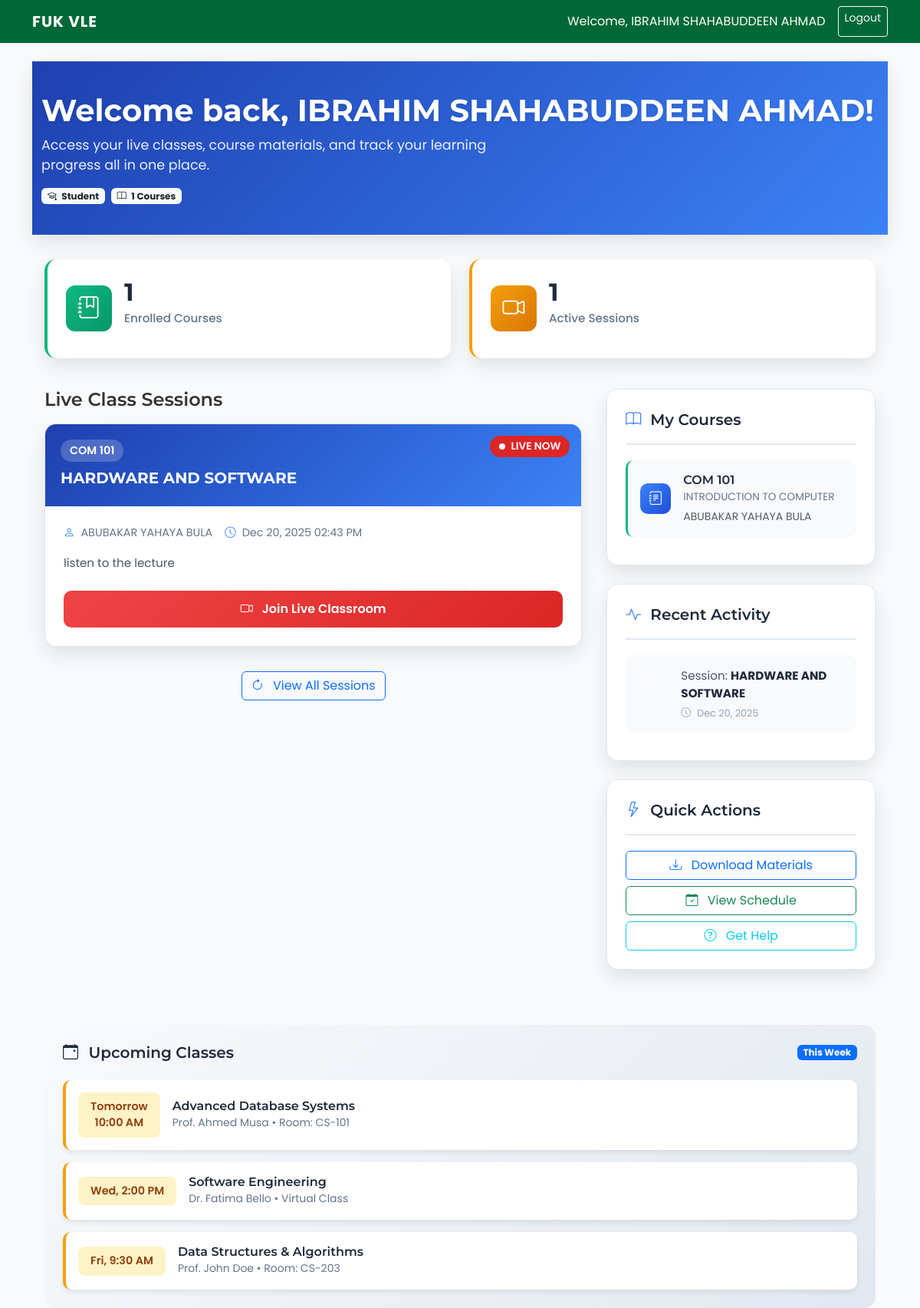
The app's page /student_dashboard.php (signed in) with its own data.
### tables this page shows
CREATE TABLE `sessions` (
  `id` int(11) NOT NULL,
  `course_id` int(11) NOT NULL,
  `title` varchar(150) NOT NULL,
  `description` text DEFAULT NULL,
  `meeting_id` varchar(50) NOT NULL,
  `created_at` timestamp NOT NULL DEFAULT current_timestamp()
);

CREATE TABLE `courses` (
  `id` int(11) NOT NULL,
  `course_code` varchar(20) NOT NULL,
  `course_title` varchar(100) NOT NULL,
  `staff_id` int(11) NOT NULL
);

CREATE TABLE `users` (
  `id` int(11) NOT NULL,
  `fullname` varchar(100) NOT NULL,
  `email` varchar(100) NOT NULL,
  `password` varchar(255) NOT NULL,
  `role` enum('student','staff') NOT NULL,
  `created_at` timestamp NOT NULL DEFAULT current_timestamp()
);

### student_dashboard.php (the view, shortened to what this page needs)
<?php
include 'db.php';
include 'header.php';
$student_id = $_SESSION['user_id'];
$student_name = $_SESSION['fullname'];
$courses_query = $conn->query("
    SELECT c.*, u.fullname as instructor
    FROM courses c
    JOIN enrollments e ON c.id = e.course_id
    JOIN users u ON c.staff_id = u.id
    WHERE e.student_id = $student_id
    ORDER BY c.course_code
");
if ($courses_query === false) {
    $course_count = 0;
    $courses_data = [];
    echo "<div class='alert alert-danger'>Error loading courses: " . $conn->error . "</div>";
} else {
    $course_count = $courses_query->num_rows;
    $courses_data = $courses_query->fetch_all(MYSQLI_ASSOC);
}
$sessions_query = $conn->query("
    SELECT s.*, c.course_code, c.course_title, u.fullname as instructor
    FROM sessions s
    JOIN courses c ON s.course_id = c.id
    JOIN users u ON c.staff_id = u.id
    JOIN enrollments e ON c.id = e.course_id
    WHERE e.student_id = $student_id
    ORDER BY s.created_at DESC
    LIMIT 6
");
if ($sessions_query === false) {
    $session_count = 0;
    $sessions_data = [];
    echo "<div class='alert alert-danger'>Error loading sessions: " . $conn->error . "</div>";
} else {
    $session_count = $sessions_query->num_rows;
    $sessions_data = $sessions_query->fetch_all(MYSQLI_ASSOC);
}
$recent_activity_query = $conn->query("
    SELECT 'session_joined' as type, s.title, s.created_at, c.course_code
    FROM sessions s
    JOIN courses c ON s.course_id = c.id
    JOIN enrollments e ON c.id = e.course_id
    WHERE e.student_id = $student_id
    ORDER BY s.created_at DESC
    LIMIT 5
");
if ($recent_activity_query === false) {
    $recent_activity_data = [];
    echo "<div class='alert alert-danger'>Error loading recent activity: " . $conn->error . "</div>";
} else {
    $recent_activity_data = $recent_activity_query->fetch_all(MYSQLI_ASSOC);
}
?>
<!DOCTYPE html>
<html lang="en">
<head>
    <link href="https://cdn.jsdelivr.net/npm/bootstrap@5.3.0/dist/css/bootstrap.min.css" rel="stylesheet">
    <link rel="stylesheet" href="https://cdn.jsdelivr.net/npm/bootstrap-icons@1.10.0/font/bootstrap-icons.css">
</head>
<body>
    <div class="student-header">
        <div class="container">
            <div class="welcome-student">
                <h1>Welcome back, <?php echo htmlspecialchars($student_name); ?>!</h1>
                <p>Access your live classes, course materials, and track your learning progress all in one place.</p>
                <div class="d-flex gap-2 mt-3">
                    <span class="badge bg-light text-dark">
                        <i class="bi bi-mortarboard me-1"></i> Student
                    </span>
                    <span class="badge bg-light text-dark">
                        <i class="bi bi-book me-1"></i> <?php echo $course_count; ?> Courses
                    </span>
                </div>
            </div>
        </div>
    </div>
    <div class="container dashboard-container">
        <div class="student-stats">
            <div class="stat-card courses">
                <div class="stat-icon">
                    <i class="bi bi-journal-bookmark"></i>
                </div>
                <div class="stat-content">
                    <h3><?php echo $course_count; ?></h3>
                    <p>Enrolled Courses</p>
                </div>
            </div>
            <div class="stat-card sessions">
                <div class="stat-icon">
                    <i class="bi bi-camera-video"></i>
                </div>
                <div class="stat-content">
                    <h3><?php echo $session_count; ?></h3>
                    <p>Active Sessions</p>
                </div>
            </div>
        </div>
        <div class="dashboard-grid">
            <div>
                <h4 class="mb-3">Live Class Sessions</h4>
                <?php if ($session_count > 0): ?>
                    <div class="sessions-grid">
                        <?php foreach ($sessions_data as $sess): ?>
                        <div class="session-card">
                            <div class="session-header">
                                <span class="course-code"><?php echo htmlspecialchars($sess['course_code']); ?></span>
                                <div class="live-badge">LIVE NOW</div>
                                <h3 class="session-title"><?php echo htmlspecialchars($sess['title']); ?></h3>
                            </div>
                            <div class="session-body">
                                <div class="session-meta">
                                    <div class="session-meta-item">
                                        <i class="bi bi-person"></i>
                                        <span><?php echo htmlspecialchars($sess['instructor']); ?></span>
                                    </div>
                                    <div class="session-meta-item">
                                        <i class="bi bi-clock"></i>
                                        <span><?php echo date('M d, Y h:i A', strtotime($sess['created_at'])); ?></span>
                                    </div>
                                </div>
                                <?php if (!empty($sess['description'])): ?>
                                <div class="session-description">
                                    <p><?php echo nl2br(htmlspecialchars(substr($sess['description'], 0, 200))); ?><?php echo strlen($sess['description']) > 200 ? '...' : ''; ?></p>
                                </div>
                                <?php endif; ?>
                                <a href="live_classroom.php?room=<?php echo $sess['meeting_id']; ?>&title=<?php echo urlencode($sess['title']); ?>&code=<?php echo urlencode($sess['course_code']); ?>"
                                   class="btn-join" target="_blank">
                                   <i class="bi bi-camera-video"></i>
                                   Join Live Classroom
                                </a>
                            </div>
                        </div>
                        <?php endforeach; ?>
                    </div>
                    <div class="text-center mt-4">
                        <a href="#" class="btn btn-outline-primary">
                            <i class="bi bi-arrow-clockwise me-2"></i> View All Sessions
                        </a>
                    </div>
                <?php endif; ?>
            </div>
            <div>
                <div class="sidebar-card">
                    <div class="sidebar-title">
                        <i class="bi bi-book"></i>
                        <h5>My Courses</h5>
                    </div>
                    <?php if ($course_count > 0): ?>
                        <ul class="courses-list">
                            <?php
                            foreach ($courses_data as $course):
                            ?>
                            <li class="course-item">
                                <div class="course-icon">
                                    <i class="bi bi-journal-text"></i>
                                </div>
                                <div class="course-info">
                                    <h6><?php echo htmlspecialchars($course['course_code']); ?></h6>
                                    <small><?php echo htmlspecialchars(substr($course['course_title'], 0, 40)); ?><?php echo strlen($course['course_title']) > 40 ? '...' : ''; ?></small>
                                    <div class="small text-muted mt-1"><?php echo htmlspecialchars($course['instructor']); ?></div>
                                </div>
                            </li>
                            <?php endforeach; ?>
                        </ul>
                    <?php endif; ?>
                </div>
                <div class="sidebar-card">
                    <div class="sidebar-title">
                        <i class="bi bi-activity"></i>
                        <h5>Recent Activity</h5>
                    </div>
                    <?php if (!empty($recent_activity_data)): ?>
                        <ul class="activity-feed">
                            <?php foreach ($recent_activity_data as $activity): ?>
                            <li class="activity-item">
                                <div class="activity-icon <?php echo $activity['type']; ?>">
                                    <i class="bi bi-<?php echo $activity['type'] == 'session_joined' ? 'camera-video' : 'person-plus'; ?>"></i>
                                </div>
                                <div class="activity-content">
                                    <div class="activity-text">
                                        <?php if ($activity['type'] == 'session_joined'): ?>
                                            Session: <strong><?php echo htmlspecialchars($activity['title']); ?></strong>
                                        <?php else: ?>
                                            Enrolled in: <strong><?php echo htmlspecialchars($activity['title']); ?></strong>
                                        <?php endif; ?>
                                    </div>
                                    <div class="activity-time">
                                        <i class="bi bi-clock"></i>
                                        <?php
                                        $time_ago = time() - strtotime($activity['created_at']);
                                        if ($time_ago < 3600) {
                                            echo floor($time_ago / 60) . ' minutes ago';
                                        } elseif ($time_ago < 86400) {
                                            echo floor($time_ago / 3600) . ' hours ago';
                                        } else {
                                            echo date('M d, Y', strtotime($activity['created_at']));
                                        }
                                        ?>
                                    </div>
                                </div>
                            </li>
                            <?php endforeach; ?>
                        </ul>
                    <?php endif; ?>
                </div>
                <div class="sidebar-card">
                    <div class="sidebar-title">
                        <i class="bi bi-lightning"></i>
                        <h5>Quick Actions</h5>
                    </div>
                    <div class="d-grid gap-2">
                        <a href="#" class="btn btn-outline-primary">
                            <i class="bi bi-download me-2"></i> Download Materials
                        </a>
                        <a href="#" class="btn btn-outline-success">
                            <i class="bi bi-calendar-check me-2"></i> View Schedule
                        </a>
                        <a href="#" class="btn btn-outline-info">
                            <i class="bi bi-question-circle me-2"></i> Get Help
                        </a>
                    </div>
                </div>
            </div>
        </div>
        <div class="upcoming-sessions">
            <div class="upcoming-header">
                <h5><i class="bi bi-calendar-event me-2"></i> Upcoming Classes</h5>
                <span class="badge bg-primary">This Week</span>
            </div>
            <div class="upcoming-list">
                <div class="upcoming-item">
                    <div class="upcoming-time">
                        Tomorrow<br>10:00 AM
                    </div>
                    <div class="upcoming-info">
                        <h6>Advanced Database Systems</h6>
                        <small>Prof. Ahmed Musa • Room: CS-101</small>
                    </div>
                </div>
                <div class="upcoming-item">
                    <div class="upcoming-time">
                        Wed, 2:00 PM
                    </div>
                    <div class="upcoming-info">
                        <h6>Software Engineering</h6>
                        <small>Dr. Fatima Bello • Virtual Class</small>
                    </div>
                </div>
                <div class="upcoming-item">
                    <div class="upcoming-time">
                        Fri, 9:30 AM
                    </div>
                    <div class="upcoming-info">
                        <h6>Data Structures & Algorithms</h6>
                        <small>Prof. John Doe • Room: CS-203</small>
                    </div>
                </div>
            </div>
        </div>
    </div>
</body>
</html>

### header.php (shortened to what this page needs)
<!DOCTYPE html>
<html lang="en">
<head>
    <link href="https://cdn.jsdelivr.net/npm/bootstrap@5.3.0/dist/css/bootstrap.min.css" rel="stylesheet">
</head>
<body>
<nav class="navbar navbar-expand-lg navbar-dark bg-gsu mb-4">
  <div class="container">
    <a class="navbar-brand" href="#">FUK VLE</a>
    <div class="d-flex">
        <?php if(isset($_SESSION['user_id'])): ?>
            <span class="navbar-text text-white me-3">Welcome, <?php echo htmlspecialchars($_SESSION['fullname']); ?></span>
            <a href="logout.php" class="btn btn-outline-light btn-sm">Logout</a>
        <?php endif; ?>
    </div>
  </div>
</nav>
<div class="container">

### header.php (style rules this page uses)
:root { --gsu-green: #006837; --gsu-gold: #f1c40f; }
body { background-color: #f8f9fa; font-family: 'Segoe UI', Tahoma, Geneva, Verdana, sans-serif; }
.bg-gsu { background-color: var(--gsu-green) !important; color: white; }
.navbar-brand { font-weight: bold; letter-spacing: 1px; }

### records on screen
sessions: course.course_code "COM 101", title "HARDWARE AND SOFTWARE", users.fullname "ABUBAKAR YAHAYA BULA", created_at "Dec 20, 2025 02:43 PM", description "listen to the lecture", created_at "Dec 20, 2025"
courses: course_code "COM 101", course_title "INTRODUCTION TO COMPUTER", staff.fullname "ABUBAKAR YAHAYA BULA"

### other values on screen
$_SESSION['fullname'] "IBRAHIM SHAHABUDDEEN AHMAD"
$student_name "IBRAHIM SHAHABUDDEEN AHMAD"
$course_count "1"
$session_count "1"
